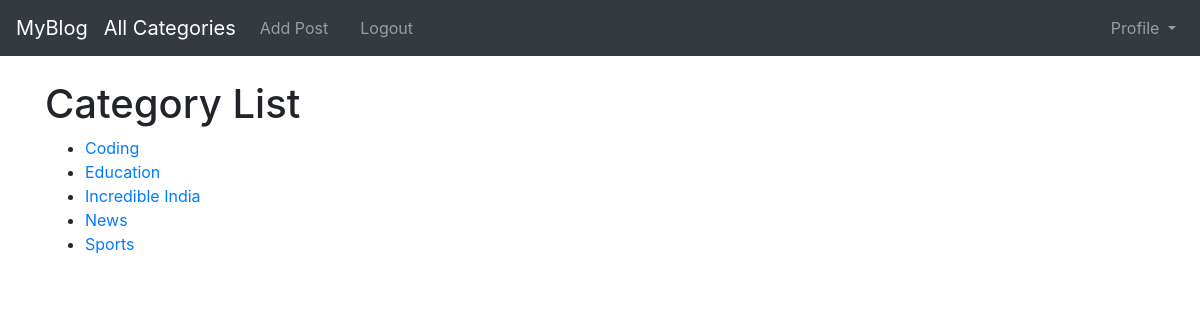
Page /category-details/ (signed in) on the committed database.
### blog/models.py (models this page shows, shortened)
class Category(models.Model):
    name=models.CharField(max_length=100)
    def __str__(self):
        return self.name

### blog/views.py (the view)
# urls.py: path('category-details/',views.CategoryDetail,name='category_detail'),
def CategoryDetail(request):
    cat_list=models.Category.objects.all().order_by('name')
    context={
        'cat_list':cat_list
    }
    return render(request,'category_detail.html',context)

### templates/category_detail.html (shortened to what this page needs)
<!DOCTYPE html>
<html lang="en">
<head>
    <link rel="stylesheet" href="https://stackpath.bootstrapcdn.com/bootstrap/4.5.2/css/bootstrap.min.css">
</head>
<body>
  <nav class="navbar navbar-expand-lg navbar-dark bg-dark">
    <a class="navbar-brand" href="{{ request.scheme }}://{{ request.get_host }}{% url 'home' %}">MyBlog</a>
    {% if cat_menu %}
      <ul class="navbar-nav mr-auto">
       <li class="nav-item dropdown">
        <a class="nav-link dropdown-toggle" href="#" id="navbarDropdown" role="button" data-toggle="dropdown" aria-haspopup="true" aria-expanded="false">
          Categories
        </a>
        <div class="dropdown-menu" aria-labelledby="navbarDropdown">
          <a class="dropdown-item" href="{% url 'category_detail' %}">All Categories</a>
          <div class="dropdown-divider"></div>
          {% for item in cat_menu %}
          <a class="dropdown-item" href="{% url 'category' item|slugify %}">{{item}}</a>
          {% endfor %}
        </div>
      </li>
    </ul>
    {% else %}
    <a class="navbar-brand" href="{{ request.scheme }}://{{ request.get_host }}{% url 'category_detail' %}">All Categories</a>
     {% endif%}
     <div class="collapse navbar-collapse" id="navbarSupportedContent">
       <ul class="navbar-nav mr-auto">
        {% if user.is_authenticated %}
        <li class="nav-item">
          <a class="nav-link" href="{{ request.scheme }}://{{ request.get_host }}{% url 'add_post' %}">Add Post</a>
        </li>
        <li class="nav-item">
          <a class="nav-link" href="{{ request.scheme }}://{{ request.get_host }}{% url 'update_user' %}"></a>
        </li>
        <li class="nav-item">
          <a class="nav-link" href="{{ request.scheme }}://{{ request.get_host }}{% url 'logout' %}">Logout</a>
        </li>
        {% endif %}
      </ul>
      <ul class="navbar-nav ml-auto">
        {% if user.is_authenticated %}
          <li class="nav-item dropdown">
            <a class="nav-link dropdown-toggle" href="#" id="navbarDropdown" role="button" data-toggle="dropdown" aria-haspopup="true" aria-expanded="false">
              Profile
            </a>
          </li>
        {% endif %}
      </ul>
    </div>
  </nav>
     <br>
    <div class="container">
        <h1>Category List</h1>
        <ul>
            {% for item in cat_list%}
                <li><a href="{% url 'category' item|slugify %}"> {{item}}</a></li>
            {% endfor %}
        </ul>
    </div>
</body>
</html>

### rows in the picture
Category: name "Coding"
Category: name "Education"
Category: name "Incredible India"
Category: name "News"
Category: name "Sports"
